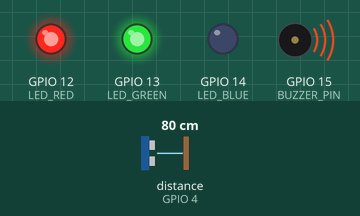
Recording of a sketch running on a simulated ESP32. Parts: output pins drawn as LEDs (lit = HIGH), buzzer (waves = sounding, pin HIGH). Wiring (from diagram.json): ultrasonic range finder: trigger GPIO 2; echo GPIO 4. The test bench sets the inputs (shaded band); at power-on: distance to the obstacle (sensor on GPIO 4) 80 cm. The echo pulse lasts 58.3 µs per cm; random numbers use the default seed unless the sketch sets one; pins used as bus, display or sensor lines are not drawn; what the sketch prints to the serial monitor is not drawn.

Above: at 3.2 s.
3.3 s: distance to the obstacle (sensor on GPIO 4) set to 119 cm
At 8.7 s:
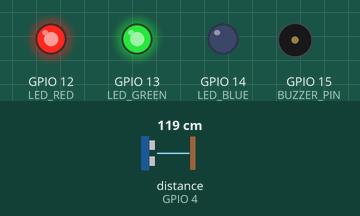
9.5 s: distance to the obstacle (sensor on GPIO 4) set to 125 cm
17.2 s: distance to the obstacle (sensor on GPIO 4) set to 2 cm
At 24.4 s:
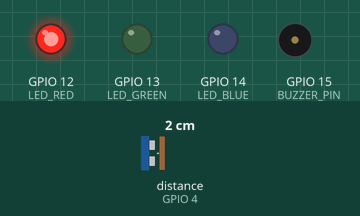
24.7 s: distance to the obstacle (sensor on GPIO 4) set to 95 cm
28.5 s: distance to the obstacle (sensor on GPIO 4) set to 104 cm
At 33.1 s:
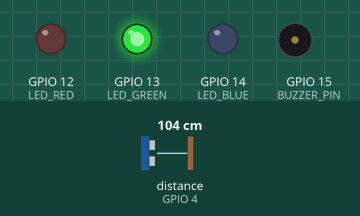
Timing chart, 0 to 76.1 s (numbered marks = the images above; inputs shaded):
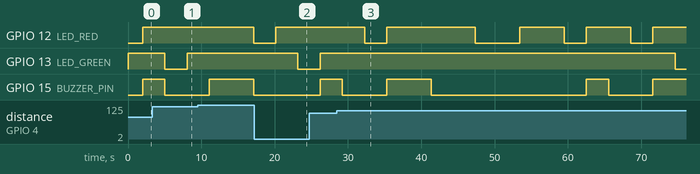

Measured:
- the behaviour switches between 100 and 101 cm on distance to the obstacle (sensor on GPIO 4) (found by bisection; images 2 and 3)
- after the input at 17.2 s, GPIO 13 (LED_GREEN): HIGH → LOW after 6.0 s
- after the input at 28.5 s, GPIO 12 (LED_RED): HIGH → LOW after 3.8 s, → HIGH 3.0 s later, → LOW 12.1 s later, → HIGH 6.1 s later, … (8 changes in this stretch)

The sketch:

sketch.ino
```cpp
#define TRIG_PIN 2
#define ECHO_PIN 4
#define LED_RED 12
#define LED_GREEN 13
#define LED_BLUE 14
#define BUZZER_PIN 15

float nivel_agua = 0;
int risco_atual = 0;

void setup() {
  Serial.begin(115200);

  pinMode(TRIG_PIN, OUTPUT);
  pinMode(ECHO_PIN, INPUT);
  pinMode(LED_RED, OUTPUT);
  pinMode(LED_GREEN, OUTPUT);
  pinMode(LED_BLUE, OUTPUT);
  pinMode(BUZZER_PIN, OUTPUT);

  Serial.println("=== SISTEMA DE ENCHENTES ATIVO ===");
  setLED(0, 255, 0); // Verde inicial

  delay(2000); // Aguardar inicialização
}

void loop() {
  // 1. Ler sensor ultrassônico
  nivel_agua = lerSensor();

  // 2. Simular outros dados
  float precipitacao = random(0, 30);
  float taxa_subida = random(-5, 15);

  // 3. Avaliar risco (algoritmo simplificado)
  risco_atual = avaliarRisco(nivel_agua, precipitacao, taxa_subida);

  // 4. Atualizar alertas
  atualizarAlertas(risco_atual);

  // 5. Mostrar dados
  mostrarDados(nivel_agua, precipitacao, taxa_subida, risco_atual);

  delay(3000); // A cada 3 segundos
}

float lerSensor() {
  // Trigger
  digitalWrite(TRIG_PIN, LOW);
  delayMicroseconds(2);
  digitalWrite(TRIG_PIN, HIGH);
  delayMicroseconds(10);
  digitalWrite(TRIG_PIN, LOW);

  // Ler echo
  long duracao = pulseIn(ECHO_PIN, HIGH);

  // Calcular distância
  float distancia = (duracao * 0.034) / 2;

  // Converter para nível da água (sensor a 200cm do fundo)
  float nivel = 200.0 - distancia;

  // CORREÇÃO DO ERRO: Usar constantes do mesmo tipo
  if (nivel < 0.0) nivel = 0.0;
  if (nivel > 200.0) nivel = 200.0;

  return nivel;
}

int avaliarRisco(float nivel, float chuva, float taxa) {
  int pontos = 0;

  // Avaliar nível da água
  if (nivel > 150.0) {
    pontos += 3;
  } else if (nivel > 100.0) {
    pontos += 2;
  } else if (nivel > 80.0) {
    pontos += 1;
  }

  // Avaliar chuva
  if (chuva > 20.0) {
    pontos += 2;
  } else if (chuva > 10.0) {
    pontos += 1;
  }

  // Avaliar taxa de subida
  if (taxa > 10.0) {
    pontos += 2;
  } else if (taxa > 5.0) {
    pontos += 1;
  }

  // Classificar risco
  if (pontos >= 5) return 2; // ALTO
  else if (pontos >= 2) return 1; // MÉDIO
  else return 0; // BAIXO
}

void atualizarAlertas(int risco) {
  switch (risco) {
    case 0: // BAIXO
      setLED(0, 255, 0); // Verde
      digitalWrite(BUZZER_PIN, LOW);
      break;

    case 1: // MÉDIO
      setLED(255, 255, 0); // Amarelo
      // Buzzer intermitente lento
      if ((millis() / 2000) % 2) {
        digitalWrite(BUZZER_PIN, HIGH);
      } else {
        digitalWrite(BUZZER_PIN, LOW);
      }
      break;

    case 2: // ALTO
      setLED(255, 0, 0); // Vermelho
      // Buzzer intermitente rápido
      if ((millis() / 500) % 2) {
        digitalWrite(BUZZER_PIN, HIGH);
      } else {
        digitalWrite(BUZZER_PIN, LOW);
      }
      break;
  }
}

void setLED(int r, int g, int b) {
  analogWrite(LED_RED, r);
  analogWrite(LED_GREEN, g);
  analogWrite(LED_BLUE, b);
}

void mostrarDados(float nivel, float chuva, float taxa, int risco) {
  Serial.println("=====================================");
  Serial.println("    MONITORAMENTO DE ENCHENTES");
  Serial.println("=====================================");

  Serial.print("Nivel da agua: ");
  Serial.print(nivel, 1);
  Serial.println(" cm");

  Serial.print("Precipitacao: ");
  Serial.print(chuva, 1);
  Serial.println(" mm/h");

  Serial.print("Taxa subida: ");
  Serial.print(taxa, 1);
  Serial.println(" cm/h");

  Serial.print("Timestamp: ");
  Serial.print(millis());
  Serial.println(" ms");

  // Mostrar status do risco
  Serial.print("RISCO: ");
  switch(risco) {
    case 0:
      Serial.println("BAIXO 🟢");
      Serial.println("Status: SITUACAO NORMAL");
      break;
    case 1:
      Serial.println("MEDIO 🟡");
      Serial.println("Status: ATENCAO REDOBRADA");
      break;
    case 2:
      Serial.println("ALTO 🔴");
      Serial.println("Status: ALERTA MAXIMO!");
      break;
  }

  Serial.println("=====================================");
  Serial.println();
}

// Função adicional para demonstrar funcionalidades
void demonstrarSistema() {
  Serial.println("🌊 DEMONSTRACAO DO SISTEMA 🌊");
  Serial.println("Sistema detecta mudancas no nivel da agua");
  Serial.println("e aciona alertas automaticamente!");
  Serial.println("Verde = Normal | Amarelo = Atencao | Vermelho = Perigo");
  Serial.println();
}
```
